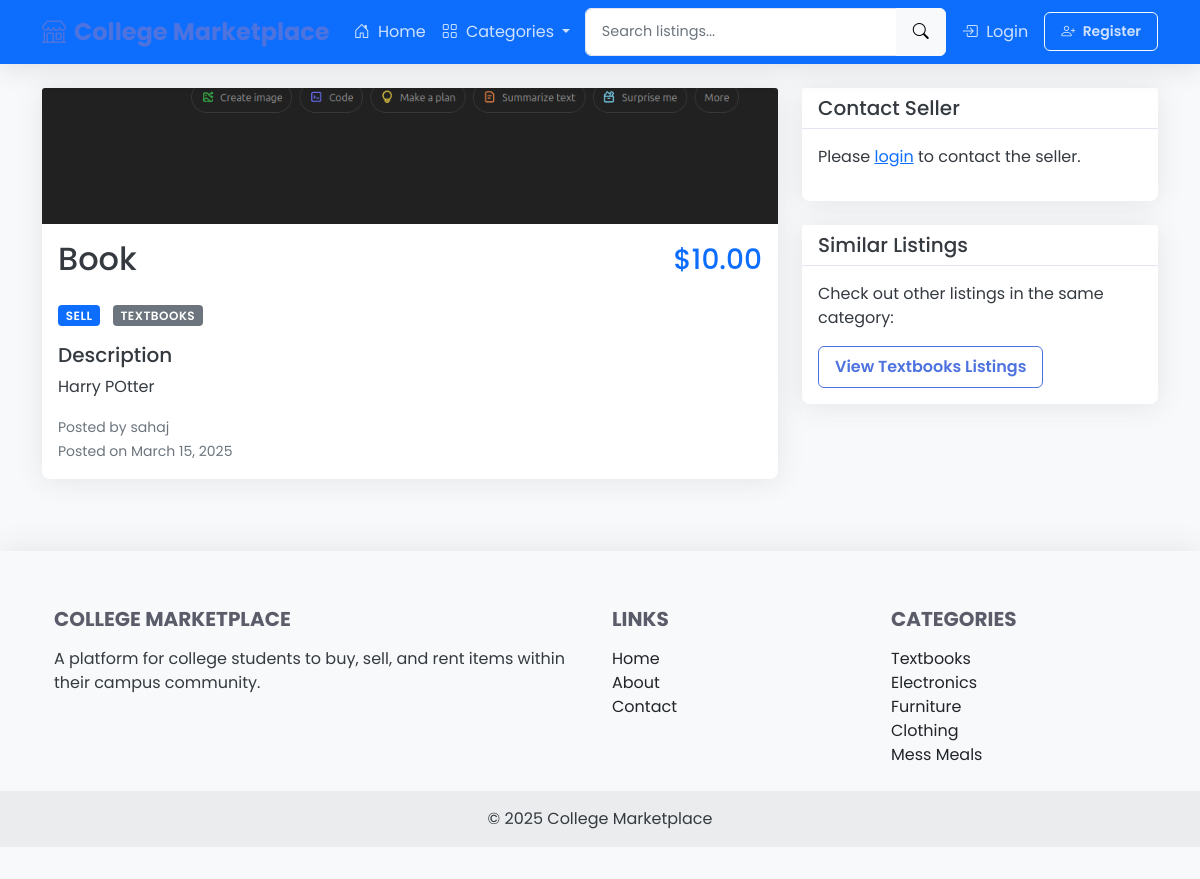
/listing/1, run on the app's committed database.
### app.py (models this page shows, shortened)
class Listing(db.Model):
    id = db.Column(db.Integer, primary_key=True)
    title = db.Column(db.String(100), nullable=False)
    description = db.Column(db.Text, nullable=False)
    price = db.Column(db.Float, nullable=False)
    listing_type = db.Column(db.String(10), nullable=False)  # 'buy', 'sell', 'rent'
    image_filename = db.Column(db.String(100), nullable=True)
    date_posted = db.Column(db.DateTime, default=datetime.utcnow)
    is_active = db.Column(db.Boolean, default=True)
    user_id = db.Column(db.Integer, db.ForeignKey('user.id'), nullable=False)
    category_id = db.Column(db.Integer, db.ForeignKey('category.id'), nullable=False)
    messages = db.relationship('Message', backref='listing', lazy='dynamic', cascade='all, delete-orphan')

class Category(db.Model):
    id = db.Column(db.Integer, primary_key=True)
    name = db.Column(db.String(50), unique=True, nullable=False)
    listings = db.relationship('Listing', backref='category', lazy=True)

class User(UserMixin, db.Model):
    id = db.Column(db.Integer, primary_key=True)
    email = db.Column(db.String(120), unique=True, nullable=False)
    username = db.Column(db.String(80), unique=True, nullable=False)
    password_hash = db.Column(db.String(128), nullable=False)
    date_joined = db.Column(db.DateTime, default=datetime.utcnow)
    listings = db.relationship('Listing', backref='seller', lazy=True)
    sent_messages = db.relationship('Message', foreign_keys='Message.sender_id', backref='sender', lazy='dynamic')
    received_messages = db.relationship('Message', foreign_keys='Message.recipient_id', backref='recipient', lazy='dynamic')

### app.py (the view)
@app.route('/listing/<int:listing_id>')
def listing(listing_id):
    listing = Listing.query.get_or_404(listing_id)
    return render_template('listing.html', listing=listing)

### app.py (called while the page is built)
@app.context_processor
def inject_categories():
    categories = Category.query.all()
    return dict(categories=categories)

### templates/listing.html (shortened to what this page needs)
{% extends "base.html" %}
{% block content %}
<div class="row">
    <div class="col-md-8">
        <div class="card mb-4">
            {% if listing.image_filename %}
            <img src="{{ url_for('static', filename='images/uploads/' + listing.image_filename) }}" class="card-img-top" alt="{{ listing.title }}" style="max-height: 400px; object-fit: contain;">
            {% else %}
            <div class="card-img-top bg-light d-flex align-items-center justify-content-center" style="height: 300px;">
                <i class="bi bi-image text-secondary" style="font-size: 5rem;"></i>
            </div>
            {% endif %}
            <div class="card-body">
                <div class="d-flex justify-content-between align-items-center mb-3">
                    <h2 class="card-title">{{ listing.title }}</h2>
                    <h3 class="text-primary">${{ "%.2f"|format(listing.price) }}</h3>
                </div>
                <div class="mb-3">
                    <span class="badge bg-{{ 'primary' if listing.listing_type == 'sell' else 'success' if listing.listing_type == 'buy' else 'warning' }} me-2">
                        {{ listing.listing_type|capitalize }}
                    </span>
                    <span class="badge bg-secondary">{{ listing.category.name }}</span>
                </div>
                <h5>Description</h5>
                <p class="card-text">{{ listing.description }}</p>
                <div class="d-flex justify-content-between align-items-center">
                    <div>
                        <small class="text-muted">Posted by {{ listing.seller.username }}</small><br>
                        <small class="text-muted">Posted on {{ listing.date_posted.strftime('%B %d, %Y') }}</small>
                    </div>
                </div>
            </div>
        </div>
    </div>
    <div class="col-md-4">
        <div class="card">
            <div class="card-header">
                <h5 class="mb-0">Contact Seller</h5>
            </div>
            <div class="card-body">
                {% if current_user.is_authenticated %}
                    {% if current_user.id != listing.user_id %}
                    <p>Interested in this item? Send a message to the seller.</p>
                    <form action="{{ url_for('send_message', listing_id=listing.id, recipient_id=listing.user_id) }}" method="POST">
                        <div class="mb-3">
                            <label for="content" class="form-label">Message</label>
                            <textarea class="form-control" id="content" name="content" rows="3" placeholder="Hi, I'm interested in your listing..." required></textarea>
                        </div>
                        <button type="submit" class="btn btn-primary"><i class="bi bi-chat-dots me-1"></i> Send Message</button>
                    </form>
                    {% else %}
                    <p>This is your listing. You can edit or delete it using the buttons on the left.</p>
                    {% endif %}
                {% else %}
                <p>Please <a href="{{ url_for('login') }}">login</a> to contact the seller.</p>
                {% endif %}
            </div>
        </div>
        <div class="card mt-3">
            <div class="card-header">
                <h5 class="mb-0">Similar Listings</h5>
            </div>
            <div class="card-body">
                <p>Check out other listings in the same category:</p>
                <a href="{{ url_for('category', category_id=listing.category_id) }}" class="btn btn-outline-primary">View {{ listing.category.name }} Listings</a>
            </div>
        </div>
    </div>
</div>
{% endblock %}

### templates/base.html (shortened to what this page needs)
<!DOCTYPE html>
<html lang="en">
<head>
    <link href="https://cdn.jsdelivr.net/npm/bootstrap@5.1.0/dist/css/bootstrap.min.css" rel="stylesheet">
    <link rel="stylesheet" href="https://cdn.jsdelivr.net/npm/bootstrap-icons@1.5.0/font/bootstrap-icons.css">
    <link rel="stylesheet" href="{{ url_for('static', filename='css/style.css') }}">
</head>
<body>
    <nav class="navbar navbar-expand-lg navbar-dark bg-primary sticky-top">
        <div class="container">
            <a class="navbar-brand" href="{{ url_for('home') }}">
                <i class="bi bi-shop me-2"></i>College Marketplace
            </a>
            <div class="collapse navbar-collapse" id="navbarNav">
                <ul class="navbar-nav me-auto">
                    <li class="nav-item">
                        <a class="nav-link" href="{{ url_for('home') }}">
                            <i class="bi bi-house-door me-1"></i> Home
                        </a>
                    </li>
                    <li class="nav-item dropdown">
                        <a class="nav-link dropdown-toggle" href="#" id="categoriesDropdown" role="button" data-bs-toggle="dropdown" aria-expanded="false">
                            <i class="bi bi-grid me-1"></i> Categories
                        </a>
                    </li>
                </ul>
                <form class="d-flex me-2" action="{{ url_for('search') }}" method="get">
                    <div class="input-group">
                        <input class="form-control" type="search" name="query" placeholder="Search listings..." aria-label="Search">
                        <button class="btn btn-light" type="submit"><i class="bi bi-search"></i></button>
                    </div>
                </form>
                <ul class="navbar-nav">
                    {% if current_user.is_authenticated %}
                        <li class="nav-item">
                            <a class="nav-link" href="{{ url_for('create_listing') }}">
                                <i class="bi bi-plus-circle me-1"></i> Create Listing
                            </a>
                        </li>
                        <li class="nav-item">
                            <a class="nav-link" href="{{ url_for('messages') }}">
                                <i class="bi bi-chat-dots me-1"></i> Messages
                                {% if current_user.unread_message_count() > 0 %}
                                <span class="badge rounded-pill bg-danger">{{ current_user.unread_message_count() }}</span>
                                {% endif %}
                            </a>
                        </li>
                        <li class="nav-item dropdown">
                            <a class="nav-link dropdown-toggle" href="#" id="userDropdown" role="button" data-bs-toggle="dropdown" aria-expanded="false">
                                <div class="avatar d-inline-flex me-1" style="width: 24px; height: 24px; font-size: 0.7rem;">{{ current_user.username[0]|upper }}</div>
                                {{ current_user.username }}
                            </a>
                            <ul class="dropdown-menu dropdown-menu-end shadow" aria-labelledby="userDropdown">
                                <li><a class="dropdown-item" href="{{ url_for('my_listings') }}">
                                    <i class="bi bi-list-ul me-2"></i> My Listings
                                </a></li>
                                <li><hr class="dropdown-divider"></li>
                                <li><a class="dropdown-item" href="{{ url_for('logout') }}">
                                    <i class="bi bi-box-arrow-right me-2"></i> Logout
                                </a></li>
                            </ul>
                        </li>
                    {% else %}
                        <li class="nav-item">
                            <a class="nav-link" href="{{ url_for('login') }}">
                                <i class="bi bi-box-arrow-in-right me-1"></i> Login
                            </a>
                        </li>
                        <li class="nav-item">
                            <a class="nav-link btn btn-outline-light btn-sm ms-2 px-3" href="{{ url_for('register') }}">
                                <i class="bi bi-person-plus me-1"></i> Register
                            </a>
                        </li>
                    {% endif %}
                </ul>
            </div>
        </div>
    </nav>
    <div class="container mt-4">
        {% block content %}{% endblock %}
    </div>
    <footer class="bg-light text-center text-lg-start mt-5">
        <div class="container p-4">
            <div class="row">
                <div class="col-lg-6 col-md-12 mb-4 mb-md-0">
                    <h5 class="text-uppercase">College Marketplace</h5>
                    <p>
                        A platform for college students to buy, sell, and rent items within their campus community.
                    </p>
                </div>
                <div class="col-lg-3 col-md-6 mb-4 mb-md-0">
                    <h5 class="text-uppercase">Links</h5>
                    <ul class="list-unstyled mb-0">
                        <li><a href="{{ url_for('home') }}" class="text-dark">Home</a></li>
                        <li><a href="#" class="text-dark">About</a></li>
                        <li><a href="#" class="text-dark">Contact</a></li>
                    </ul>
                </div>
                <div class="col-lg-3 col-md-6 mb-4 mb-md-0">
                    <h5 class="text-uppercase">Categories</h5>
                    <ul class="list-unstyled mb-0">
                        {% for category in categories[:5] %}
                            <li><a href="{{ url_for('category', category_id=category.id) }}" class="text-dark">{{ category.name }}</a></li>
                        {% endfor %}
                    </ul>
                </div>
            </div>
        </div>
        <div class="text-center p-3" style="background-color: rgba(0, 0, 0, 0.05);">
            © 2025 College Marketplace
        </div>
    </footer>
</body>
</html>

### static/css/style.css (style rules this page uses)
body { min-height: 100vh; display: flex; flex-direction: column; font-family: 'Poppins', -apple-system, BlinkMacSystemFont, 'Segoe UI', Roboto, Oxygen, Ubuntu, Cantarell, 'Open Sans', 'Helvetica Neue', sans-serif; background-color: #f8f9fa; color: #343a40; }
footer { margin-top: auto; }
:root { --primary-color: #4e73df; --secondary-color: #6c757d; --success-color: #1cc88a; --info-color: #36b9cc; --warning-color: #f6c23e; --danger-color: #e74a3b; --light-color: #f8f9fa; --dark-color: #5a5c69; }
.navbar { box-shadow: 0 0.15rem 1.75rem 0 rgba(58, 59, 69, 0.15); }
.navbar-brand { font-weight: 700; font-size: 1.5rem; color: var(--primary-color) !important; }
.navbar-dark .navbar-nav .nav-link { color: rgba(255, 255, 255, 0.8); }
.card { border: none; border-radius: 0.5rem; box-shadow: 0 0.15rem 1.75rem 0 rgba(58, 59, 69, 0.1); transition: transform 0.3s ease, box-shadow 0.3s ease; margin-bottom: 1.5rem; }
.card-header { background-color: #fff; border-bottom: 1px solid #e3e6f0; font-weight: 700; }
.badge { font-weight: 600; padding: 0.35em 0.65em; border-radius: 0.25rem; text-transform: uppercase; font-size: 0.75em; letter-spacing: 0.5px; }
.form-control, .form-select { border-radius: 0.375rem; border: 1px solid #e3e6f0; padding: 0.75rem 1rem; font-size: 0.9rem; transition: border-color 0.15s ease-in-out, box-shadow 0.15s ease-in-out; }
.btn { border-radius: 0.375rem; padding: 0.5rem 1rem; font-weight: 600; transition: all 0.2s ease; }
.btn-outline-primary { color: var(--primary-color); border-color: var(--primary-color); }
footer { background-color: #fff; box-shadow: 0 -0.15rem 1.75rem 0 rgba(58, 59, 69, 0.1); padding: 2rem 0; }
footer h5 { font-weight: 700; margin-bottom: 1rem; color: var(--dark-color); }
footer a { color: var(--primary-color); text-decoration: none; }

### data on the page
Listing: image_filename (picture), title "Book", price "10.00", listing_type "SELL", description "Harry POtter", date_posted "March 15, 2025"
Category: category.name "TEXTBOOKS", category.name "Textbooks", name "Textbooks"
User: seller.username "sahaj"
Category: name "Electronics"
Category: name "Furniture"
Category: name "Clothing"
Category: name "Mess Meals"
